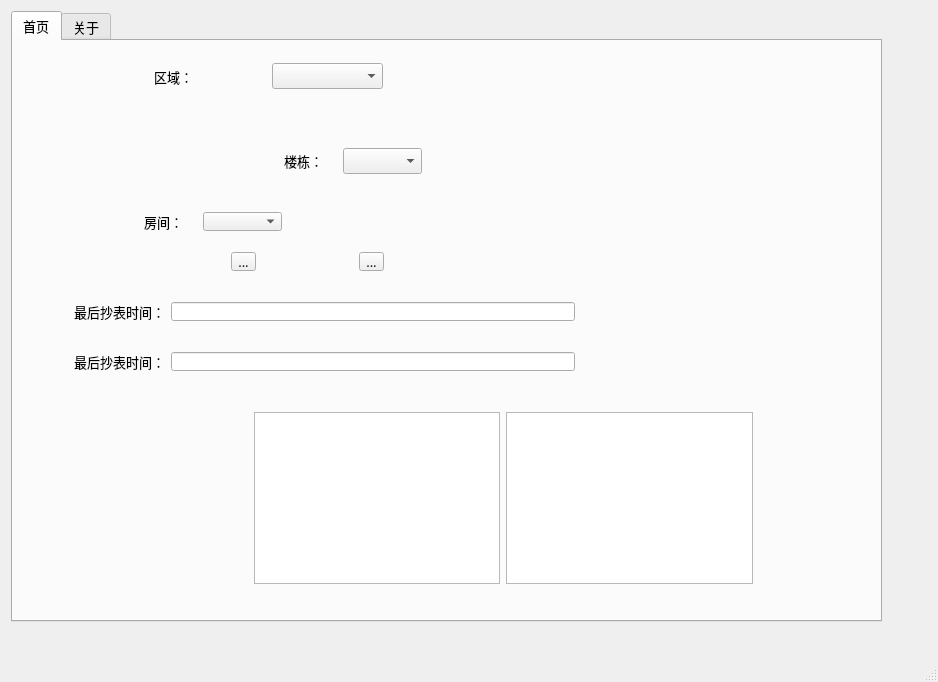
<?xml version="1.0" encoding="UTF-8"?>
<ui version="4.0">
 <class>MWin</class>
 <widget class="QMainWindow" name="MWin">
  <property name="geometry">
   <rect>
    <x>0</x>
    <y>0</y>
    <width>938</width>
    <height>682</height>
   </rect>
  </property>
  <property name="minimumSize">
   <size>
    <width>550</width>
    <height>350</height>
   </size>
  </property>
  <property name="font">
   <font>
    <family>Microsoft YaHei</family>
    <pointsize>10</pointsize>
   </font>
  </property>
  <property name="windowTitle">
   <string>华科寝室用电查询系统</string>
  </property>
  <property name="tabShape">
   <enum>QTabWidget::Rounded</enum>
  </property>
  <widget class="QWidget" name="centralWidget">
   <widget class="QTabWidget" name="tabWidget">
    <property name="geometry">
     <rect>
      <x>11</x>
      <y>11</y>
      <width>871</width>
      <height>611</height>
     </rect>
    </property>
    <property name="currentIndex">
     <number>0</number>
    </property>
    <widget class="QWidget" name="tab1">
     <attribute name="title">
      <string>首页</string>
     </attribute>
     <widget class="QWidget" name="horizontalLayoutWidget">
      <property name="geometry">
       <rect>
        <x>130</x>
        <y>10</y>
        <width>251</width>
        <height>51</height>
       </rect>
      </property>
      <layout class="QHBoxLayout" name="layout1">
       <item>
        <widget class="QLabel" name="areaLabel">
         <property name="text">
          <string>区域：</string>
         </property>
        </widget>
       </item>
       <item>
        <widget class="QComboBox" name="areaBox"/>
       </item>
      </layout>
     </widget>
     <widget class="QWidget" name="horizontalLayoutWidget_2">
      <property name="geometry">
       <rect>
        <x>260</x>
        <y>80</y>
        <width>160</width>
        <height>80</height>
       </rect>
      </property>
      <layout class="QHBoxLayout" name="layout2">
       <item>
        <widget class="QLabel" name="buildingLabel">
         <property name="text">
          <string>楼栋：</string>
         </property>
        </widget>
       </item>
       <item>
        <widget class="QComboBox" name="buildingBox"/>
       </item>
      </layout>
     </widget>
     <widget class="QWidget" name="horizontalLayoutWidget_3">
      <property name="geometry">
       <rect>
        <x>120</x>
        <y>160</y>
        <width>160</width>
        <height>41</height>
       </rect>
      </property>
      <layout class="QHBoxLayout" name="layout3">
       <item>
        <widget class="QLabel" name="roomLabel">
         <property name="text">
          <string>房间：</string>
         </property>
        </widget>
       </item>
       <item>
        <widget class="QComboBox" name="roomBox"/>
       </item>
      </layout>
     </widget>
     <widget class="QWidget" name="horizontalLayoutWidget_4">
      <property name="geometry">
       <rect>
        <x>110</x>
        <y>200</y>
        <width>371</width>
        <height>41</height>
       </rect>
      </property>
      <layout class="QHBoxLayout" name="layout4">
       <item>
        <widget class="QToolButton" name="inquire">
         <property name="text">
          <string>...</string>
         </property>
        </widget>
       </item>
       <item>
        <widget class="QToolButton" name="cancel">
         <property name="text">
          <string>...</string>
         </property>
        </widget>
       </item>
      </layout>
     </widget>
     <widget class="QWidget" name="horizontalLayoutWidget_5">
      <property name="geometry">
       <rect>
        <x>50</x>
        <y>250</y>
        <width>523</width>
        <height>41</height>
       </rect>
      </property>
      <layout class="QHBoxLayout" name="layout5">
       <item>
        <widget class="QLabel" name="lastTimeLabel">
         <property name="text">
          <string>最后抄表时间：</string>
         </property>
        </widget>
       </item>
       <item>
        <widget class="QLineEdit" name="lastTimeEdit"/>
       </item>
      </layout>
     </widget>
     <widget class="QWidget" name="horizontalLayoutWidget_6">
      <property name="geometry">
       <rect>
        <x>50</x>
        <y>300</y>
        <width>523</width>
        <height>41</height>
       </rect>
      </property>
      <layout class="QHBoxLayout" name="layout6">
       <item>
        <widget class="QLabel" name="leftLabel">
         <property name="text">
          <string>最后抄表时间：</string>
         </property>
        </widget>
       </item>
       <item>
        <widget class="QLineEdit" name="leftEdit"/>
       </item>
      </layout>
     </widget>
     <widget class="QWidget" name="layoutWidget">
      <property name="geometry">
       <rect>
        <x>230</x>
        <y>360</y>
        <width>521</width>
        <height>194</height>
       </rect>
      </property>
      <layout class="QHBoxLayout" name="layout7">
       <item>
        <widget class="QTextEdit" name="recentTimeEdit">
         <property name="readOnly">
          <bool>false</bool>
         </property>
        </widget>
       </item>
       <item>
        <widget class="QTextEdit" name="chargeEdit">
         <property name="readOnly">
          <bool>false</bool>
         </property>
        </widget>
       </item>
      </layout>
     </widget>
    </widget>
    <widget class="QWidget" name="tab2">
     <attribute name="title">
      <string>关于</string>
     </attribute>
    </widget>
   </widget>
  </widget>
  <widget class="QMenuBar" name="menuBar">
   <property name="geometry">
    <rect>
     <x>0</x>
     <y>0</y>
     <width>938</width>
     <height>29</height>
    </rect>
   </property>
  </widget>
  <widget class="QStatusBar" name="statusBar"/>
 </widget>
 <layoutdefault spacing="6" margin="11"/>
 <resources/>
 <connections/>
</ui>
